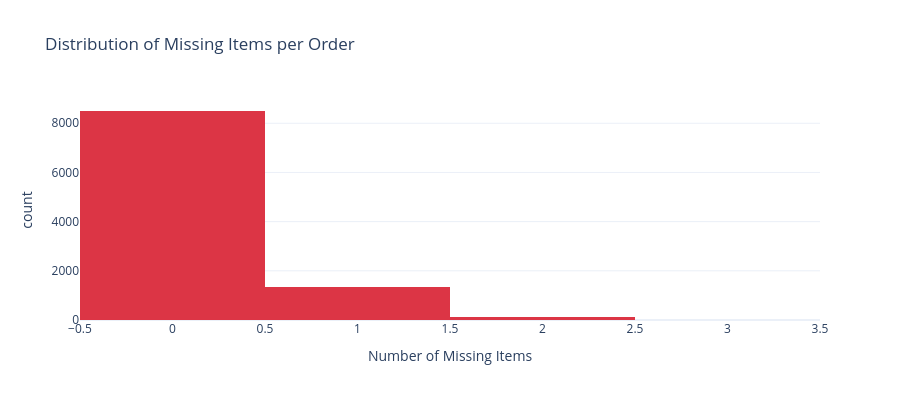

The cell this chart's notebook holds for it:
### Code cell
# Missing items distribution
fig = px.histogram(
    orders, 
    x='items_missing',
    title='Distribution of Missing Items per Order',
    labels={'items_missing': 'Number of Missing Items', 'count': 'Number of Orders'},
    color_discrete_sequence=['#DC3545']
)
fig.update_layout(height=400)
fig.show()

### Figure 1 — Plotly figure (JSON) as saved in the notebook; plotly's stock layout.template omitted (floating-point values rounded to 4 significant figures; data arrays with more than 128 entries replaced by an {"elided": "..."} marker saying what was removed)
{"data": [{"bingroup": "x", "hovertemplate": "Number of Missing Items=%{x}<br>count=%{y}<extra></extra>", "legendgroup": "", "marker": {"color": "#DC3545", "pattern": {"shape": ""}}, "name": "", "orientation": "v", "showlegend": false, "type": "histogram", "x": {"elided": "10000 int values"}, "xaxis": "x", "yaxis": "y"}], "layout": {"barmode": "relative", "height": 400, "legend": {"tracegroupgap": 0}, "title": {"text": "Distribution of Missing Items per Order"}, "xaxis": {"anchor": "y", "domain": [0, 1], "title": {"text": "Number of Missing Items"}}, "yaxis": {"anchor": "x", "domain": [0, 1], "title": {"text": "count"}}}}
